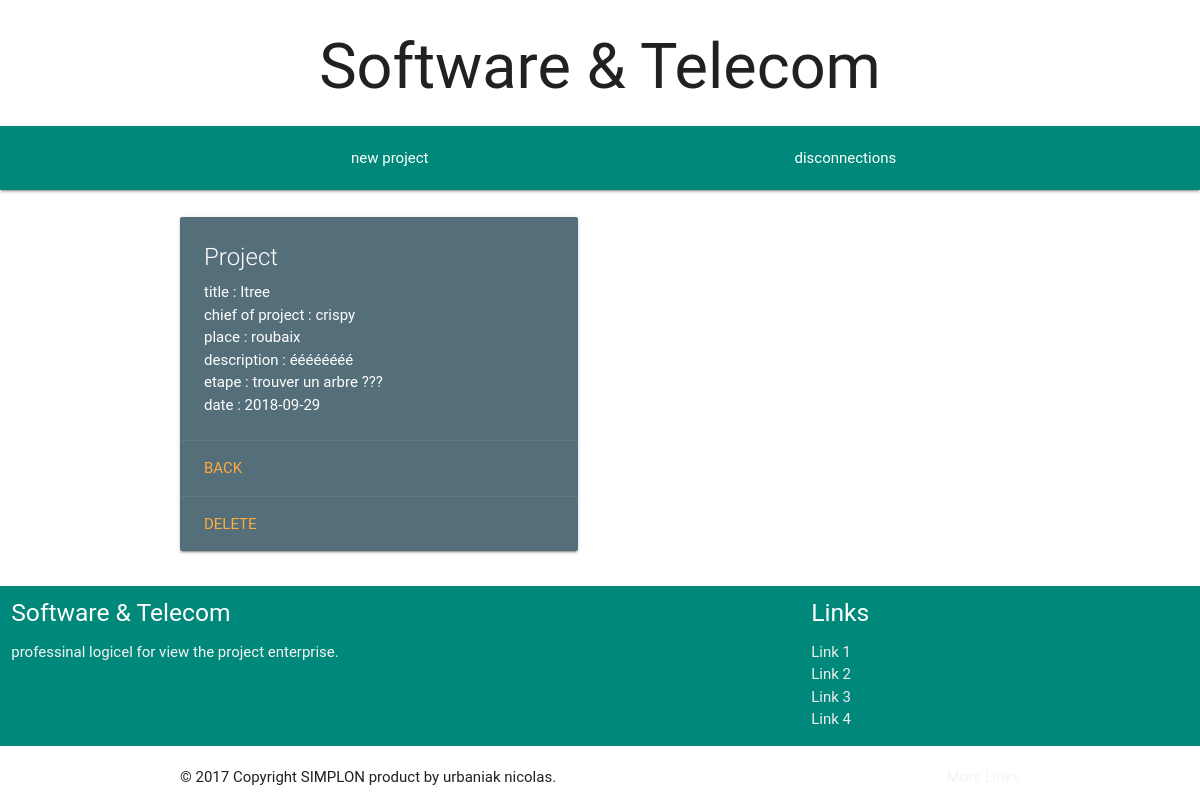
Screenshot of /controleur/projectComplet.php?project=1 with the database file from the repository.
### tables this page shows
CREATE TABLE `project` (
  `id` int(11) NOT NULL,
  `titre` varchar(250) NOT NULL,
  `chef` varchar(250) NOT NULL,
  `lieu` varchar(250) NOT NULL,
  `description` text NOT NULL,
  `etape` varchar(250) NOT NULL,
  `date` date NOT NULL,
  `id_chef` int(11) NOT NULL
);

### controleur/projectComplet.php (called while the page is built)
<?php
require_once("../modele/data.php");
$donne= projectComplet();
require_once('../vue/projectComplet.php');

### modele/connection.php (called while the page is built)
<?php
function connection(){
try {
  $bdd= new PDO('mysql:host=localhost;dbname=evaluation;metacharset=utf8','root','chniak24dec78-', array(PDO::ATTR_ERRMODE => PDO::ERRMODE_EXCEPTION));
}
 catch (Exception $e)
  {
    die('erreur:'.$e->getMessage());
}
 return $bdd;
 }
 ?>

### modele/data.php (called while the page is built, shortened)
<?php
require_once('connection.php');
function projectComplet(){
$req=connection()->prepare("SELECT * FROM project WHERE id= :id");
$req->execute (array(
  'id'=>$_GET['project']
));
$donne= $req->fetch();
return $donne;
}

### vue/projectComplet.php (the view)
<?php
require_once('header.php');
require_once('../controleur/projectComplet.php');
 ?>
     <div class="container">
       <div class=" project row">
         <div class="col s12 ">
           <div class="card blue-grey darken-1">
             <div class="card-content white-text">
               <span class="card-title">Project</span>
               <p>title : <?php echo $donne['titre']; ?></p>
               <p>chief of project : <?php echo $donne['chef'];?></p>
               <p>place : <?php echo $donne['lieu']; ?></p>
               <p>description : <?php echo $donne['description']; ?></p>
               <p>etape : <?php echo $donne['etape']; ?></p>
               <p>date : <?php echo $donne['date']; ?></p>
             </div>
             <div class="card-action">
              <a href="../controleur/project.php">back</a>
             </div>
             <form  method="post">
               <div class="card-action">
                 <a href="project.php" name="delete">delete</a>
               </div>
             </form>
           </div>
         </div>
       </div>
     </div>
<?php
require_once('footer.php');
 ?>

### vue/css/style.css (style rules this page uses)
body { width: 100%; margin: 0 auto; padding: 0; }
.project { width: 50%; float: left; }
form a { clear: left; }

### rows the page displays
project: titre "Itree", chef "crispy", lieu "roubaix", description "éééééééé", etape "trouver un arbre ???", date "2018-09-29"
